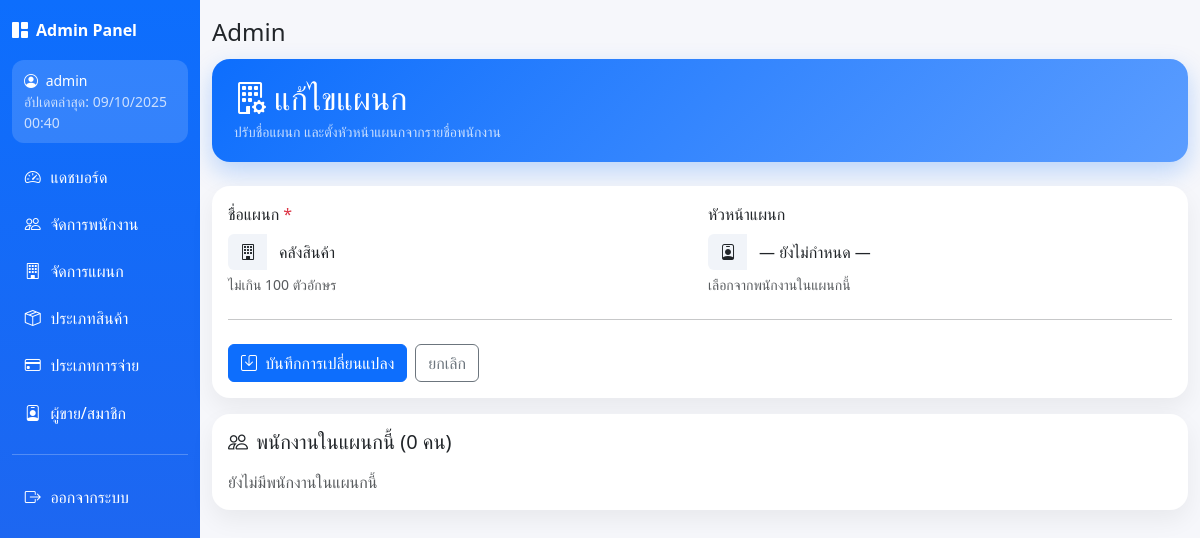
The app's page /Devolper/department_edit.php?id=3 (signed in), older data.
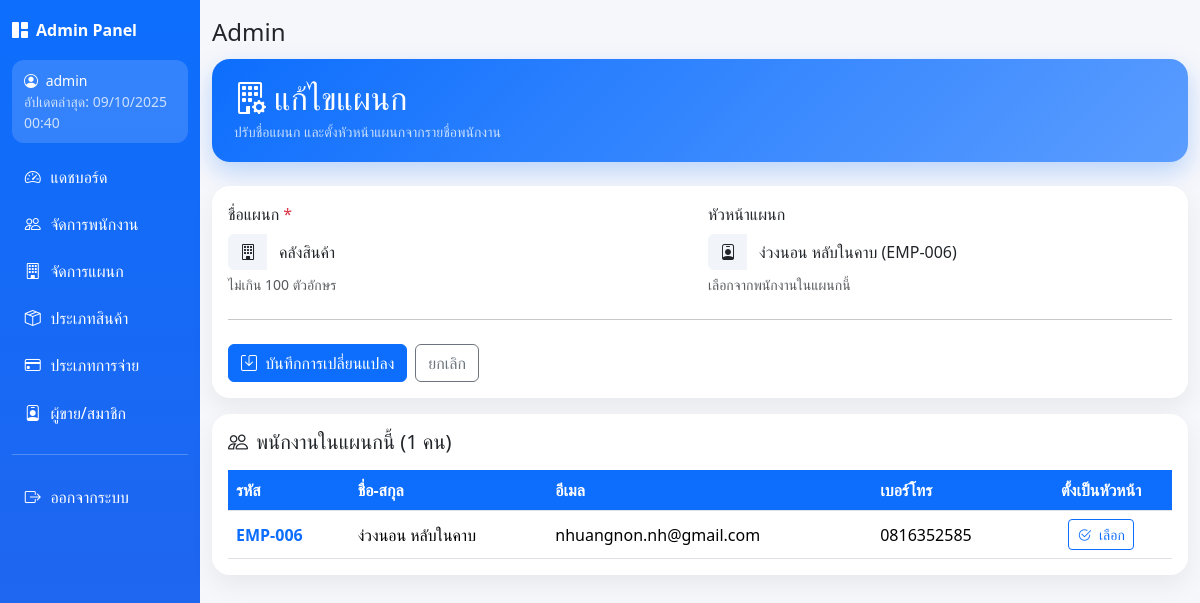
The same page, newer data.
### tables this page shows
CREATE TABLE `departments` (
  `department_id` int(10) UNSIGNED NOT NULL,
  `department_name` varchar(100) NOT NULL COMMENT 'ชื่อแผนก',
  `head_employee_id` int(10) UNSIGNED DEFAULT NULL COMMENT 'รหัสพนักงานที่เป็นหัวหน้า (FK ไป employees ภายหลัง)'
);

CREATE TABLE `employees` (
  `employee_id` int(10) UNSIGNED NOT NULL,
  `full_name` varchar(150) NOT NULL COMMENT 'ชื่อพนักงาน',
  `phone` varchar(20) DEFAULT NULL,
  `email` varchar(150) DEFAULT NULL,
  `status` enum('active','inactive') NOT NULL DEFAULT 'active' COMMENT 'สถานะพนักงาน',
  `department_id` int(10) UNSIGNED NOT NULL,
  `employee_code` varchar(12) DEFAULT NULL
);

### Devolper/department_edit.php (the view, shortened to what the changed rows need)
<?php
require_once("../connect.php");
$deptId = (int)($_GET['id'] ?? 0);
$hasHeadCol = false;
if ($col = $conn->query("SHOW COLUMNS FROM departments LIKE 'head_employee_id'")) {
  $hasHeadCol = $col->num_rows > 0;
}
$sqlDept = "
  SELECT department_id, department_name
  ".($hasHeadCol ? ", head_employee_id" : ", NULL AS head_employee_id")."
  FROM departments
  WHERE department_id = ?
  LIMIT 1";
$stmt = $conn->prepare($sqlDept);
$stmt->bind_param("i", $deptId);
$stmt->execute();
$deptRes = $stmt->get_result();
$dept = $deptRes->fetch_assoc();
$headId = (int)($dept['head_employee_id'] ?? 0);
$sqlEmp = "SELECT employee_id, employee_code, full_name, email, phone
           FROM employees
           WHERE department_id = ?
           ORDER BY full_name ASC";
$emps = [];
if ($st = $conn->prepare($sqlEmp)) {
  $st->bind_param("i", $deptId);
  $st->execute();
  $rs = $st->get_result();
  while ($row = $rs->fetch_assoc()) $emps[] = $row;
}
require __DIR__ . '/partials/admin_header.php';
?>
<!DOCTYPE html>
<html lang="th">
<head>
  <link href="https://cdn.jsdelivr.net/npm/bootstrap@5.3.3/dist/css/bootstrap.min.css" rel="stylesheet">
  <link href="https://cdn.jsdelivr.net/npm/bootstrap-icons@1.11.3/font/bootstrap-icons.css" rel="stylesheet">
</head>
<body>
  <div class="page-head d-flex justify-content-between align-items-center mb-4">
    <div>
      <h2 class="mb-1"><i class="bi bi-building-gear me-2"></i>แก้ไขแผนก</h2>
    </div>
  </div>
  <div class="card mb-3">
    <div class="card-body">
      <form action="department_update.php" method="POST" id="deptForm" novalidate>
        <div class="row g-3">
          <div class="col-md-6">
            <div class="input-group">
              <span class="input-group-text"><i class="bi bi-building"></i></span>
              <input type="text"
                     name="dept_name"
                     class="form-control"
                     value="<?= htmlspecialchars($dept['department_name']) ?>"
                     maxlength="100"
                     required>
            </div>
          </div>
          <?php if ($hasHeadCol): ?>
          <div class="col-md-6">
            <label class="form-label">หัวหน้าแผนก</label>
            <div class="input-group">
              <span class="input-group-text"><i class="bi bi-person-badge"></i></span>
              <select name="head_employee_id" id="headSelect" class="form-select">
                <option value="">— ยังไม่กำหนด —</option>
                <?php foreach ($emps as $e): ?>
                  <option value="<?= (int)$e['employee_id'] ?>" <?= ($headId === (int)$e['employee_id']) ? 'selected' : '' ?>>
                    <?= htmlspecialchars($e['full_name']) ?> (<?= htmlspecialchars($e['employee_code']) ?>)
                  </option>
                <?php endforeach; ?>
              </select>
            </div>
            <div class="form-text">เลือกจากพนักงานในแผนกนี้</div>
          </div>
          <?php endif; ?>
        </div>
      </form>
    </div>
  </div>
  <div class="card">
    <div class="card-body">
      <h5 class="mb-3"><i class="bi bi-people me-2"></i>พนักงานในแผนกนี้ (<?= count($emps) ?> คน)</h5>
      <?php if (count($emps)): ?>
      <div class="table-responsive">
        <table class="table table-hover align-middle mb-0">
          <thead>
            <tr>
              <th class="sticky">รหัส</th>
              <th class="sticky">ชื่อ-สกุล</th>
              <th class="sticky">อีเมล</th>
              <th class="sticky">เบอร์โทร</th>
              <?php if ($hasHeadCol): ?><th class="sticky text-center">ตั้งเป็นหัวหน้า</th><?php endif; ?>
            </tr>
          </thead>
          <tbody>
            <?php foreach ($emps as $e): ?>
              <tr>
                <td class="text-primary fw-semibold"><?= htmlspecialchars($e['employee_code']) ?></td>
                <td><?= htmlspecialchars($e['full_name']) ?></td>
                <td><?= htmlspecialchars($e['email']) ?></td>
                <td><?= htmlspecialchars($e['phone']) ?></td>
                <?php if ($hasHeadCol): ?>
                <td class="text-center">
                  <button type="button"
                          class="btn btn-sm btn-outline-primary"
                          onclick="document.getElementById('headSelect').value='<?= (int)$e['employee_id'] ?>';">
                    <i class="bi bi-check2-circle me-1"></i> เลือก
                  </button>
                </td>
                <?php endif; ?>
              </tr>
            <?php endforeach; ?>
          </tbody>
        </table>
      </div>
      <?php else: ?>
        <div class="text-muted">ยังไม่มีพนักงานในแผนกนี้</div>
      <?php endif; ?>
    </div>
  </div>
</body>
</html>

Row changes from the older to the newer data that the page shows:
changed departments "คลังสินค้า": head_employee_id (not shown) → "ง่วงนอน หลับในคาบ (EMP-006)"
added employees: employee_code "EMP-006", full_name "ง่วงนอน หลับในคาบ", email "nhuangnon.nh@gmail.com", phone "0816352585", $e['employee_id'] 6 (drawn)
Text that changed along with them:
count($emps): "0" → "1"
form field head_employee_id: "— ยังไม่กำหนด —" → (not shown)
text no longer shown: "ยังไม่มีพนักงานในแผนกนี้"
text now shown: "รหัส ชื่อ-สกุล อีเมล เบอร์โทร ตั้งเป็นหัวหน้า"
